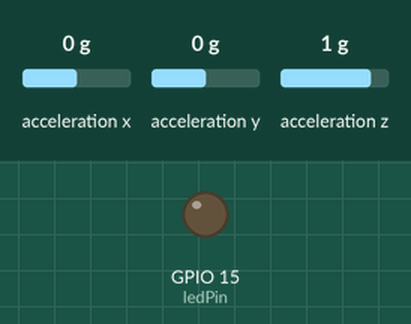
Recording of a sketch running on a simulated ESP32. Parts: output pins drawn as LEDs (lit = HIGH). The test bench sets the inputs (shaded band); at power-on: acceleration x 0 g, acceleration y 0 g, acceleration z 1 g. WiFi joins after 1.5 s; servers stay silent unless stated; network time is answered at once with the bench clock; the local clock reads 2024-03-15 10:24:30 at power-on unless the sketch sets it; what the sketch prints to the serial monitor is not drawn.

Above: at 2.7 s.
2.8 s: acceleration x set to -1 g
9.8 s: acceleration x set to -1.3 g
At 14.6 s:
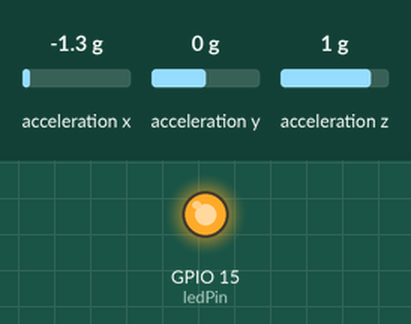
22.0 s: acceleration x set to -0.8 g
At 22.7 s:
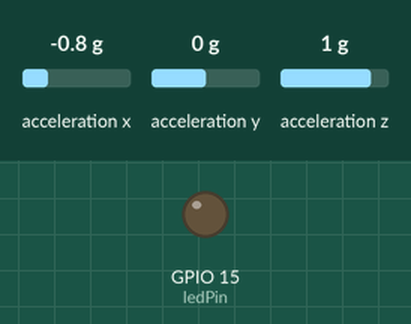
Timing chart, 0 to 25.0 s (numbered marks = the images above; inputs shaded):
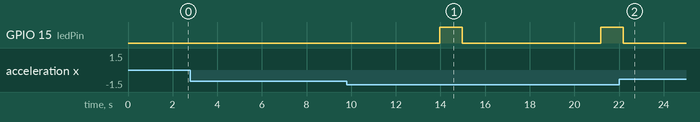

Measured:
- the behaviour switches between -1.1 and -1.2 g on acceleration x (found by bisection; images 0 and 1)
- after the input at 2.8 s, every drawn part: stays the same
- after the input at 9.8 s, GPIO 15 (ledPin): LOW → HIGH after 4.2 s, → LOW 1.0 s later, → HIGH 6.2 s later
- after the input at 22.0 s, GPIO 15 (ledPin): goes on until 22.2 s, then stays LOW

The sketch:

adxl345.ino
```cpp
#include <WiFi.h>
#include <Adafruit_Sensor.h>
#include <Adafruit_ADXL345_U.h>
#include <ArduinoJson.h>
#include <WiFiUdp.h>
#include <NTPClient.h>

// Replace with your network credentials
const char* ssid = "Home Network_Guest";

// Server details
const char* server_host = "192.168.68.114";  // Replace with your server's IP
const uint16_t server_port = 8001;

// Define the LED pin
const int ledPin = 15;

// Define vibration threshold in g-force
const float vibrationThreshold = 15.0; // Adjust the threshold as needed

// Create an ADXL345 object
Adafruit_ADXL345_Unified accel = Adafruit_ADXL345_Unified(12345);

// NTP configuration
const char* ntpServer = "pool.ntp.org";
const long gmtOffset_sec = 3600;  // GMT offset in seconds (e.g., 3600 for +1 hour)
const int daylightOffset_sec = 0; // Daylight offset in seconds

WiFiUDP udp;
NTPClient timeClient(udp, ntpServer, gmtOffset_sec, 60000); // Update every 60 seconds

void setup() {
  Serial.begin(115200);

  // Initialize the LED pin as output
  pinMode(ledPin, OUTPUT);
  digitalWrite(ledPin, LOW); // Ensure the LED is off at startup

  // Initialize the accelerometer
  if (!accel.begin()) {
    Serial.println("Failed to find ADXL345 chip");
    while (1);
  }
  accel.setRange(ADXL345_RANGE_16_G); // Set the range to +/- 16G

  // Connect to WiFi
  WiFi.begin(ssid);
  Serial.print("Connecting to WiFi");
  while (WiFi.status() != WL_CONNECTED) {
    delay(500);
    Serial.print(".");
  }
  Serial.println("Connected to WiFi");

  // Initialize NTP Client
  timeClient.begin();
}

void loop() {
  // Update time
  timeClient.update();
  unsigned long epochTime = timeClient.getEpochTime();

  // Get sensor event
  sensors_event_t event;
  accel.getEvent(&event);

  // Calculate the magnitude of the vibration
  float vibrationMagnitude = sqrt(sq(event.acceleration.x) + sq(event.acceleration.y) + sq(event.acceleration.z));

  // Check if the vibration magnitude exceeds the threshold
  if (vibrationMagnitude > vibrationThreshold) {
    Serial.println("Vibration threshold exceeded!");

    // Turn on the LED
    digitalWrite(ledPin, HIGH);

    // Wait for 1 second before turning off the LED
    delay(1000);

    // Turn off the LED
    digitalWrite(ledPin, LOW);
  }

  // Create a JSON object for the vibration data
  StaticJsonDocument<200> jsonDoc;
  jsonDoc["timestamp"] = epochTime;  // Use epoch time
  jsonDoc["device_id"] = "ESP32_ADXL345";
  JsonArray vibrationData = jsonDoc.createNestedArray("vibration_data");
  vibrationData.add(event.acceleration.x);
  vibrationData.add(event.acceleration.y);
  vibrationData.add(event.acceleration.z);

  // Serialize JSON data
  String jsonData;
  serializeJson(jsonDoc, jsonData);

  // Send data to server
  if (sendDataToServer(jsonData)) {
    Serial.println("Data sent successfully:");
    Serial.println(jsonData);
  } else {
    Serial.println("Failed to send data.");
    Serial.println(jsonData);
  }

  // Wait before sending the next data
  delay(1000); // Adjust the polling rate as needed
}

bool sendDataToServer(const String& jsonData) {
  WiFiClient client;
  if (!client.connect(server_host, server_port)) {
    Serial.println("Connection to server failed");
    return false;
  }

  // Send the JSON data
  client.println(jsonData);

  // Wait for server response with a timeout
  unsigned long startTime = millis();
  while (client.available() == 0) {
    if (millis() - startTime > 5000) { // 5 seconds timeout
      Serial.println("Server response timeout");
      client.stop();
      return false;
    }
    delay(10);
  }

  // Print server response (optional)
  while (client.available()) {
    String response = client.readStringUntil('\r');
    Serial.print(response);
  }

  client.stop();
  return true;
}
```
